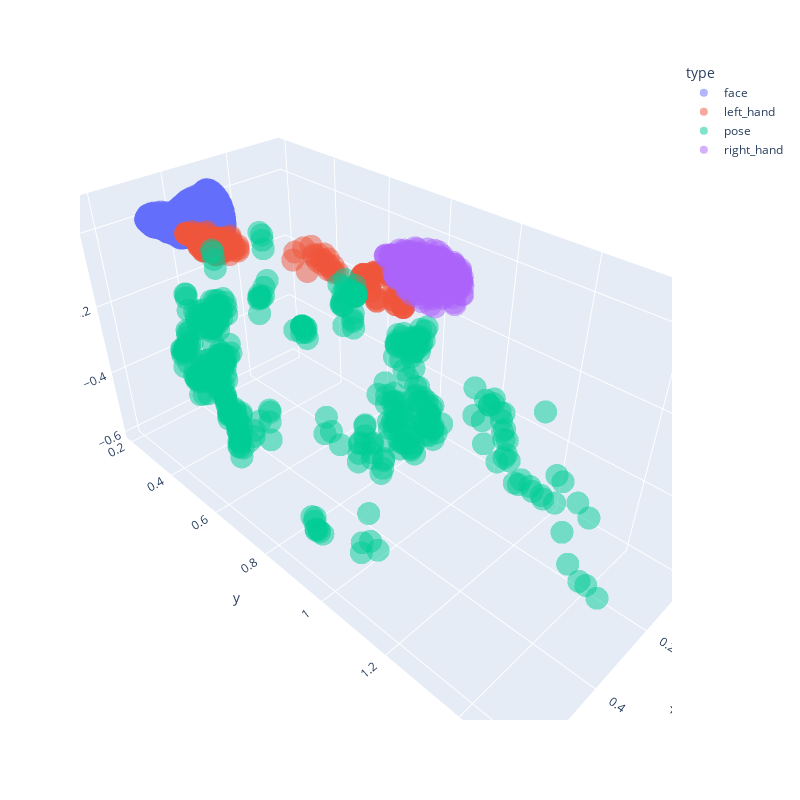

Notebook code cell kept with this figure:
### Code cell
px.scatter_3d(df2, x="x", y="y", z="z", color="type" , opacity=0.5, width=800, height=800).show() #rgb image landmarks

### Figure 1 — Plotly figure (JSON) as saved in the notebook; plotly's stock layout.template omitted (floating-point values rounded to 4 significant figures; data arrays with more than 128 entries replaced by an {"elided": "..."} marker saying what was removed)
{"data": [{"hovertemplate": "type=face<br>x=%{x}<br>y=%{y}<br>z=%{z}<extra></extra>", "legendgroup": "face", "marker": {"color": "#636efa", "opacity": 0.5, "symbol": "circle"}, "mode": "markers", "name": "face", "scene": "scene", "showlegend": true, "type": "scatter3d", "x": {"elided": "6084 float values"}, "y": {"elided": "6084 float values"}, "z": {"elided": "6084 float values"}}, {"hovertemplate": "type=left_hand<br>x=%{x}<br>y=%{y}<br>z=%{z}<extra></extra>", "legendgroup": "left_hand", "marker": {"color": "#EF553B", "opacity": 0.5, "symbol": "circle"}, "mode": "markers", "name": "left_hand", "scene": "scene", "showlegend": true, "type": "scatter3d", "x": {"elided": "273 float values"}, "y": {"elided": "273 float values"}, "z": {"elided": "273 float values"}}, {"hovertemplate": "type=pose<br>x=%{x}<br>y=%{y}<br>z=%{z}<extra></extra>", "legendgroup": "pose", "marker": {"color": "#00cc96", "opacity": 0.5, "symbol": "circle"}, "mode": "markers", "name": "pose", "scene": "scene", "showlegend": true, "type": "scatter3d", "x": {"elided": "429 float values"}, "y": {"elided": "429 float values"}, "z": {"elided": "429 float values"}}, {"hovertemplate": "type=right_hand<br>x=%{x}<br>y=%{y}<br>z=%{z}<extra></extra>", "legendgroup": "right_hand", "marker": {"color": "#ab63fa", "opacity": 0.5, "symbol": "circle"}, "mode": "markers", "name": "right_hand", "scene": "scene", "showlegend": true, "type": "scatter3d", "x": {"elided": "273 float values"}, "y": {"elided": "273 float values"}, "z": {"elided": "273 float values"}}], "layout": {"height": 800, "legend": {"title": {"text": "type"}, "tracegroupgap": 0}, "margin": {"t": 60}, "scene": {"domain": {"x": [0, 1], "y": [0, 1]}, "xaxis": {"title": {"text": "x"}}, "yaxis": {"title": {"text": "y"}}, "zaxis": {"title": {"text": "z"}}}, "width": 800}}
